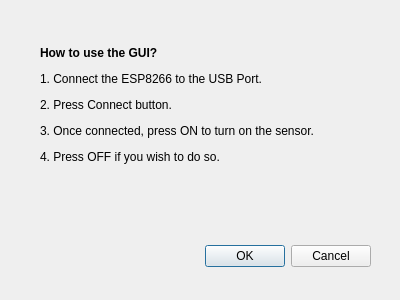
<?xml version="1.0" encoding="UTF-8"?>
<ui version="4.0">
 <class>SecDialog</class>
 <widget class="QDialog" name="SecDialog">
  <property name="geometry">
   <rect>
    <x>0</x>
    <y>0</y>
    <width>400</width>
    <height>300</height>
   </rect>
  </property>
  <property name="windowTitle">
   <string>Dialog</string>
  </property>
  <widget class="QDialogButtonBox" name="buttonBox">
   <property name="geometry">
    <rect>
     <x>30</x>
     <y>240</y>
     <width>341</width>
     <height>32</height>
    </rect>
   </property>
   <property name="orientation">
    <enum>Qt::Horizontal</enum>
   </property>
   <property name="standardButtons">
    <set>QDialogButtonBox::Cancel|QDialogButtonBox::Ok</set>
   </property>
  </widget>
  <widget class="QLabel" name="label">
   <property name="geometry">
    <rect>
     <x>40</x>
     <y>40</y>
     <width>331</width>
     <height>171</height>
    </rect>
   </property>
   <property name="text">
    <string>&lt;html&gt;&lt;head/&gt;&lt;body&gt;&lt;p&gt;&lt;span style=&quot; font-weight:600;&quot;&gt;How to use the GUI?&lt;/span&gt;&lt;/p&gt;&lt;p&gt;1. Connect the ESP8266 to the USB Port. &lt;/p&gt;&lt;p&gt;2. Press Connect button. &lt;/p&gt;&lt;p&gt;3. Once connected, press ON to turn on the sensor. &lt;/p&gt;&lt;p&gt;4. Press OFF if you wish to do so.&lt;/p&gt;&lt;p&gt;&lt;br/&gt;&lt;/p&gt;&lt;/body&gt;&lt;/html&gt;</string>
   </property>
  </widget>
 </widget>
 <resources/>
 <connections>
  <connection>
   <sender>buttonBox</sender>
   <signal>accepted()</signal>
   <receiver>SecDialog</receiver>
   <slot>accept()</slot>
   <hints>
    <hint type="sourcelabel">
     <x>248</x>
     <y>254</y>
    </hint>
    <hint type="destinationlabel">
     <x>157</x>
     <y>274</y>
    </hint>
   </hints>
  </connection>
  <connection>
   <sender>buttonBox</sender>
   <signal>rejected()</signal>
   <receiver>SecDialog</receiver>
   <slot>reject()</slot>
   <hints>
    <hint type="sourcelabel">
     <x>316</x>
     <y>260</y>
    </hint>
    <hint type="destinationlabel">
     <x>286</x>
     <y>274</y>
    </hint>
   </hints>
  </connection>
 </connections>
</ui>
